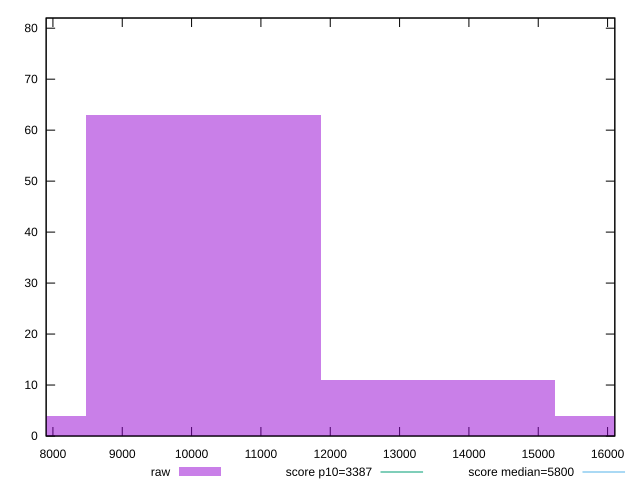

This figure's gnuplot source:
reset

$raw <<EOF
16942.462790020312 4
10165.477674012187 63
13553.970232016249 11
6776.985116008124 4
EOF

set key outside below
set boxwidth 3388.492558004062
set xrange [7902.239684271766:16104.487168073963]
set yrange [0:82]
set trange [0:82]
set style fill transparent solid 0.5 noborder

set parametric
set terminal svg size 640, 490 enhanced background rgb 'white'
set output "reports/report_00028_2021-02-24T12-49-42.674Z/speed-index/samples/astro/raw/histogram.svg"

plot $raw title "raw" with boxes, \
     3387,t title "score p10=3387", \
     5800,t title "score median=5800"

reset
